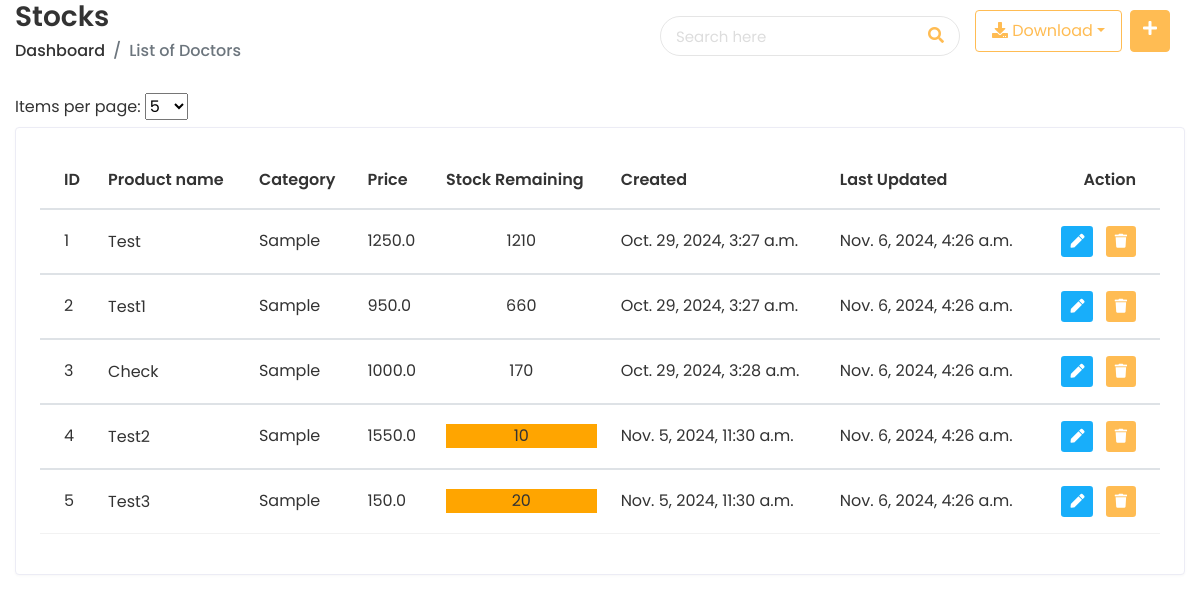
The page /app/stockList/ (signed in) on the database its author committed.
### doctor/models.py (models this page shows, shortened)
class Stock(models.Model):
    item_name = models.CharField(max_length=200, unique=True, blank=True, null=True,)
    slug = models.SlugField(max_length=200, blank=True, null=True, unique=True)
    description = models.CharField(max_length=500, blank=True)
    category = models.ForeignKey(Category, blank=True, null=True, on_delete=models.CASCADE)
    price = models.FloatField(blank=True, null=True, validators=[MinValueValidator(0.0)])
    stock = models.PositiveIntegerField(default=0)
    reorder_stock = models.PositiveIntegerField(default=0)
    stock_reorder_level = models.PositiveIntegerField(default=0)
    is_available = models.BooleanField(default=True)
    created = models.DateTimeField(auto_now_add=True, auto_now=False)
    last_updated = models.DateTimeField(auto_now_add=False, auto_now=True)

class Category(models.Model):
    name = models.CharField(max_length=50, blank=True, null=True)
    slug = models.SlugField(max_length=200, blank=True, null=True, unique=True)

### doctor/views.py (the view)
# urls.py: path("stockList/", views.stock_list, name="stock_list"),
@login_required
@login_required
def stock_list(request):
    page_size = int(request.GET.get('page_size', getattr(settings, 'PAGE_SIZE', 5)))
    page = request.GET.get('page', 1)
    search_query = request.GET.get('search', '')
    sort_by = request.GET.get('sort_by', 'id')
    sort_order = request.GET.get('sort_order', 'asc')
    valid_sort_fields = ['id', 'item_name', 'category', 'price', 'stock', 'created', 'last_updated']
    if sort_by not in valid_sort_fields:
        sort_by = 'id'
    items = Stock.objects.filter(
        Q(id__icontains=search_query),
        Q(item_name__icontains=search_query)
    )
    if sort_order == 'desc':
        items = items.order_by(f'-{sort_by}')
    else:
        items = items.order_by(sort_by)
    paginator = Paginator(items, page_size)
    try:
        stock_page = paginator.page(page)
    except PageNotAnInteger:
        stock_page = paginator.page(1)
    context = {
        'stock_page': stock_page,
        'page_size': page_size,
        'search_query': search_query,
        'sort_by': sort_by,
        'sort_order': sort_order,
        }
    return render(request, "pharmaceuticals/stock_list.html", context)

### templates/pharmaceuticals/stock_list.html (shortened to what this page needs)
{% extends 'home/base-login.html' %}
{% load compress static %}
{% block content %}
      <div class="content container-fluid">
         <div class="page-header">
        <div class="row align-items-center">
           <div class="col">
              <h3 class="page-title">Stocks</h3>
              <ul class="breadcrumb">
                 <li class="breadcrumb-item"><a href="{% url 'Inventoryindex' %}">Dashboard</a></li>
                 <li class="breadcrumb-item active">List of Doctors</li>
              </ul>
           </div>
           <div class="top-nav-search">
            <form method="get" action="">
               <input type="text" id="search" class="form-control" placeholder="Search here" name="search" value="{{ search_query }}">
               <button class="btn" type="submit"><i class="fas fa-search"></i></button>
               </form>
            </div>
           <div class="col-auto text-right float-right ml-auto">
            <ul class="nav user-menu">
               <a href="#" class="btn btn-outline-primary dropdown-toggle nav-link mr-2" data-toggle="dropdown"><i class="fas fa-download"></i> Download</a>
              <a href="{% url 'stockExcel' %}" class="btn btn-primary"><i class="fas fa-plus"></i></a>
            </ul>
           </div>
        </div>
     </div>
     <div class="row">
        <div class="col-sm-12">
         <form id="page-size-form" method="get" action="">
            <label for="page_size">Items per page:</label>
            <select id="page_size" name="page_size" onchange="updatePageSize()">
               <option value="5" {% if page_size == 5 %}selected{% endif %}>5</option>
            </select>
         </form>
           <div class="card card-table">
              <div class="card-body">
                 <div class="table">
                    <table class="table table-hover table-center mb-0 sortable">
                       <thead>
                          <tr>
                             <th>ID</th>
                             <th>Product name</th>
                             <th>Category</th>
                             <th>Price</th>
                             <th>Stock Remaining</th>
                             <th>Created</th>
                             <th>Last Updated</th>
                             <th class="text-right">Action</th>
                          </tr>
                       </thead>
                       {% for data in stock_page %}
                       <tbody>
                          <tr>
                             <td>{{ data.id }}</td>
                             <td>
                              <h2 class="#">
                              <a href="{% url 'stock_profile' data.id %}">{{ data.item_name }}</a>
                              </h2>
                             </td>
                             <td>
                                {{ data.category.name }}
                             </td>
                             <td>
                              {{ data.price }}
                           </td>
                             <td  align="center">
                                 {% if data.stock <= data.stock_reorder_level %}
                                    <div style="background-color: orange;"> {{ data.stock }} </div>
                                 {% else %}
                                    {{ data.stock }}
                                 {% endif %}
                             </td>
                             <td>
                                {{ data.created }}
                             </td>
                             <td>
                              {{ data.last_updated }}
                           </td>
                             <td class="text-right">
                                <div class="actions">
                                   <a href="{% url 'stock_edit' data.id %}" class="btn btn-sm bg-success-light mr-2">
                                   <i class="fas fa-pen"></i>
                                   </a>
                                   <a href="#" class="btn btn-sm bg-danger-light" onclick="confirmDelete('{{ data.item_name }}', '{{ data.id }}')">
                                   <i class="fas fa-trash"></i>
                                   </a>
                                </div>
                             </td>
                          </tr>
                       </tbody>
                       {% endfor %}
                    </table>
                 </div>
              </div>
            </div>
         </div>
   <link href="https://cdn.jsdelivr.net/gh/tofsjonas/sortable@latest/sortable.min.css" rel="stylesheet" />
  {% endblock %}

### static/prescol/css/style.css (style rules this page uses)
html { height: 100%; }
body { background-color: #fff; color: #333; font-family: 'Poppins', sans-serif; font-size: 1rem; height: 100%; line-height: 1.5; overflow-x: hidden; }
h1, h2, h3, h4, h5, h6 { font-family: 'Poppins', sans-serif; margin-top: 0; }
.form-control { border: 1px solid #ddd; box-shadow: none; color: #333; font-size: 15px; height: 40px; }
a { color: #009ce7; }
input, button, a { transition: all 0.4s ease; -moz-transition: all 0.4s ease; -o-transition: all 0.4s ease; -ms-transition: all 0.4s ease; -webkit-transition: all 0.4s ease; }
input, input:focus, button, button:focus { outline: none; }
input[type=text], input[type=password] { -webkit-appearance: none; -moz-appearance: none; appearance: none; }
ul, ol { padding: 0px; list-style: none; }
.table { color: #333; max-width: 100%; margin-bottom: 0; width: 100%; }
table.table td h2 { display: inline-block; font-size: inherit; font-weight: 400; margin: 0; padding: 0; vertical-align: middle; }
table.table td h2 a { color: #333; }
.table thead tr th { font-weight: 600; }
.table tbody tr { border-bottom: 1px solid rgba(0, 0, 0, 0.05); }
.table.table-center td, .table.table-center th { vertical-align: middle; }
.card-table .card-body .table > thead > tr > th { border-top: 0; }
.card-table .card-body .table tr td:first-child, .card-table .card-body .table tr th:first-child { padding-left: 1.5rem; }
.card-table .card-body .table tr td:last-child, .card-table .card-body .table tr th:last-child { padding-right: 1.5rem; }
.card-table .table td, .card-table .table th { border-top: 1px solid #e2e5e8; padding: 1rem 0.75rem; white-space: nowrap; }
.btn-primary { background-color: #FFBC53; border: 1px solid #FFBC53; }
.btn-outline-primary { color: #FFBC53; border-color: #FFBC53; }
.card { border: 1px solid #ececf5; box-shadow: 0 1px 3px 0 rgba(0, 0, 0, 0.03); margin-bottom: 1.875rem; }
.card-body { padding: 1.5rem; }
.bg-danger-light { background-color:#FFBC53 !important; color:#fff !important; }
.bg-success-light { background-color: #18aefa; color: #fff; }
.user-menu { float: right; margin: 0; position: relative; z-index: 99; padding-right: 15px; }
.top-nav-search { float: left; margin-left: 15px; }
.top-nav-search form { margin-top: 10px; position: relative; width: 300px; }
.top-nav-search .form-control { background-color: transparent; border-color: rgba(0, 0, 0, 0.1); border-radius: 50px; color: #ddd; height: 40px; padding: 10px 50px 10px 15px; }
.top-nav-search .btn { background-color: transparent; border-color: transparent; color: #ffbc53; min-height: 40px; padding: 7px 15px; position: absolute; right: 0; top: 0; }
.top-nav-search .form-control::placeholder { color: #ddd; }
.page-header { margin-bottom: 1.875rem; }
.page-header .breadcrumb { background-color: transparent; color: #6c757d; font-size: 1rem; font-weight: 500; margin-bottom: 0; padding: 0; }
.page-header .breadcrumb a { color: #333; }
.page-title { font-size: 28px; font-weight: 600; color: #333; margin-bottom: 5px; }

### rows shown on the page
Stock: id "1", item_name "Test", category.name "Sample", price "1250.0", stock "1210", created "Oct. 29, 2024, 3:27 a.m.", last_updated "Nov. 6, 2024, 4:26 a.m."
Stock: id "2", item_name "Test1", category.name "Sample", price "950.0", stock "660", created "Oct. 29, 2024, 3:27 a.m.", last_updated "Nov. 6, 2024, 4:26 a.m."
Stock: id "3", item_name "Check", category.name "Sample", price "1000.0", stock "170", created "Oct. 29, 2024, 3:28 a.m.", last_updated "Nov. 6, 2024, 4:26 a.m."
Stock: id "4", item_name "Test2", category.name "Sample", price "1550.0", stock "10", created "Nov. 5, 2024, 11:30 a.m.", last_updated "Nov. 6, 2024, 4:26 a.m."
Stock: id "5", item_name "Test3", category.name "Sample", price "150.0", stock "20", created "Nov. 5, 2024, 11:30 a.m.", last_updated "Nov. 6, 2024, 4:26 a.m."
